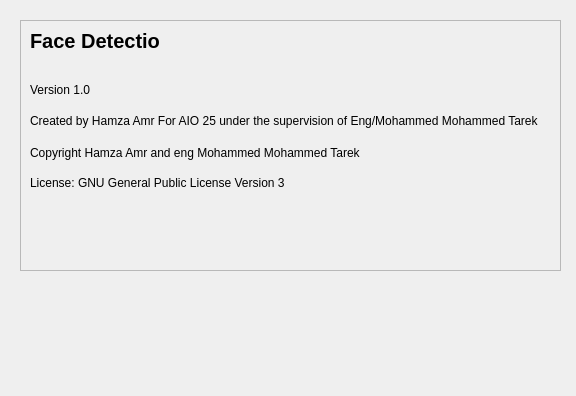
<?xml version="1.0" encoding="UTF-8"?>
<ui version="4.0">
 <class>Dialog</class>
 <widget class="QDialog" name="Dialog">
  <property name="geometry">
   <rect>
    <x>0</x>
    <y>0</y>
    <width>576</width>
    <height>396</height>
   </rect>
  </property>
  <property name="windowTitle">
   <string>About Face Detection</string>
  </property>
  <widget class="QFrame" name="frame">
   <property name="geometry">
    <rect>
     <x>20</x>
     <y>20</y>
     <width>541</width>
     <height>251</height>
    </rect>
   </property>
   <property name="font">
    <font>
     <bold>true</bold>
    </font>
   </property>
   <property name="frameShape">
    <enum>QFrame::Shape::StyledPanel</enum>
   </property>
   <property name="frameShadow">
    <enum>QFrame::Shadow::Raised</enum>
   </property>
   <widget class="QLabel" name="label">
    <property name="geometry">
     <rect>
      <x>10</x>
      <y>10</y>
      <width>131</width>
      <height>21</height>
     </rect>
    </property>
    <property name="font">
     <font>
      <pointsize>15</pointsize>
      <bold>true</bold>
     </font>
    </property>
    <property name="text">
     <string>Face Detection</string>
    </property>
   </widget>
   <widget class="QLabel" name="label_2">
    <property name="geometry">
     <rect>
      <x>10</x>
      <y>60</y>
      <width>291</width>
      <height>20</height>
     </rect>
    </property>
    <property name="font">
     <font>
      <bold>false</bold>
     </font>
    </property>
    <property name="text">
     <string>Version 1.0</string>
    </property>
   </widget>
   <widget class="QLabel" name="label_3">
    <property name="geometry">
     <rect>
      <x>10</x>
      <y>90</y>
      <width>531</width>
      <height>21</height>
     </rect>
    </property>
    <property name="font">
     <font>
      <bold>false</bold>
     </font>
    </property>
    <property name="text">
     <string>Created by Hamza Amr For AIO 25 under the supervision of Eng/Mohammed Mohammed Tarek</string>
    </property>
   </widget>
   <widget class="QLabel" name="label_4">
    <property name="geometry">
     <rect>
      <x>10</x>
      <y>120</y>
      <width>351</width>
      <height>25</height>
     </rect>
    </property>
    <property name="font">
     <font>
      <bold>false</bold>
     </font>
    </property>
    <property name="text">
     <string>Copyright Hamza Amr and eng Mohammed Mohammed Tarek</string>
    </property>
   </widget>
   <widget class="QLabel" name="label_5">
    <property name="geometry">
     <rect>
      <x>10</x>
      <y>150</y>
      <width>261</width>
      <height>25</height>
     </rect>
    </property>
    <property name="font">
     <font>
      <bold>false</bold>
     </font>
    </property>
    <property name="text">
     <string>License: GNU General Public License Version 3</string>
    </property>
   </widget>
  </widget>
 </widget>
 <resources/>
 <connections/>
</ui>
